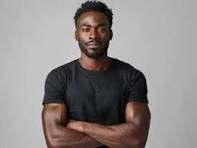
#> input picture img/image.jpeg, 197 x 148 px
$ python cartoon-img.py
#> lines starting #> are read from the running program, lines starting #| are printed output that depends on the picture; after the words box and inside, x2 and y2 are one past the last pixel; in counts of white or black regions, pixels touching at a corner belong together
import cv2
from PIL import Image
import numpy as np

def cartoonize_image(image_path, output_path="avatar.png"):
    # Charger l’image
#> called with image_path = 'img/image.jpeg', output_path = 'avatar.png'
    img = cv2.imread(image_path)
#> img is the input picture: shape (148, 197, 3); mean B, G, R 134.4, 135.9, 141.9
    img = cv2.resize(img, (256, 256))  # Taille standard d’un avatar
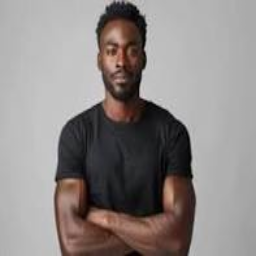
#> img: shape (256, 256, 3); mean B, G, R 134.3, 135.9, 141.8

    # Convertir en gris
    gray = cv2.cvtColor(img, cv2.COLOR_BGR2GRAY)
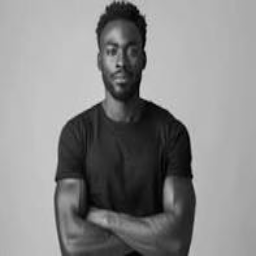
#> gray: shape (256, 256); min 1, max 219, mean 137.5
    gray = cv2.medianBlur(gray, 7)

    # Détection des bords
    edges = cv2.adaptiveThreshold(gray, 255,
                                   cv2.ADAPTIVE_THRESH_MEAN_C,
                                   cv2.THRESH_BINARY, 9, 9)
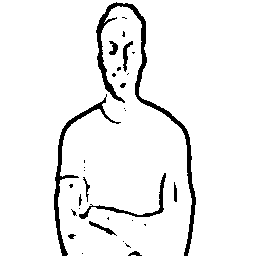
#> edges: shape (256, 256); 94.3% white; 32 black regions (20 under 20 px), largest, box (x1, y1, x2, y2) and area: (96, 2, 196, 256) 1830, (54, 94, 121, 256) 877, (79, 173, 166, 219) 406

    # Appliquer un filtre bilateral (effet "lissé")
    color = cv2.bilateralFilter(img, d=9, sigmaColor=250, sigmaSpace=250)

    # Fusionner les bords avec l’image colorée
    cartoon = cv2.bitwise_and(color, color, mask=edges)
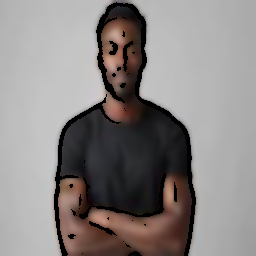
#> cartoon: shape (256, 256, 3); mean B, G, R 131.4, 132.7, 137.9

    # Sauvegarder
    cv2.imwrite(output_path, cartoon)

    # Affichage (optionnel avec PIL)
    Image.open(output_path).show()

# Utilisation
cartoonize_image("img/image.jpeg")  # Remplacer par ton image source
